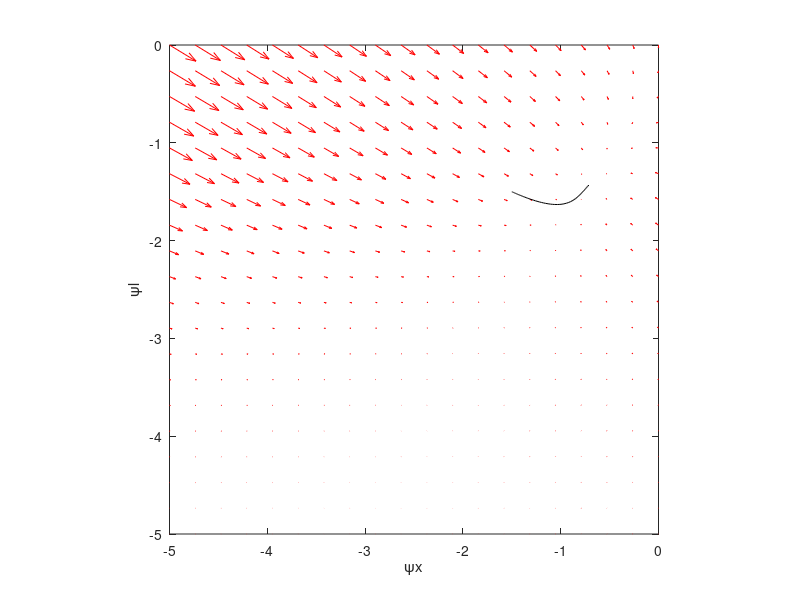

MATLAB code to generate this figure: (Note: this script raises an error after producing the figure.)
clear all; close all; clc

% senarios:
% safe plant(psi50x>psi50s):psi50x=-2;psi50s=-1.5;d=0.01,0.04;psir=0,-1;
% unsafe plant(psi50x<psi50s):psi50x=-1.5;psi50s=-2;d=0.01,0.015,0.02;psir=0,-1;

% parameters setting
gxm=0.0086;gsm=0.47;psi50x=-2;psi50s=-1.5;d=0.04;psir=0;
% ODEs for dynamic system
f=@(t,y)[2*gxm.*(1+(y(2)./psi50x).^5).^(-1).*(psir-2*y(1)+y(2));
    2*gxm.*(1+(y(2)./psi50x).^5).^(-1).*(y(1)-y(2))-gsm.*(1+(y(2)./psi50s).^5).^(-1).*d];

% plot vector field
y1=linspace(-5,0,20);
y2=linspace(-5,0,20);
[x,y]=meshgrid(y1,y2);
u=zeros(size(x));
v=zeros(size(y));

t=0;
for i = 1:numel(x)
    Yprime = f(t,[x(i); y(i)]);
    u(i) = Yprime(1);
    v(i) = Yprime(2);
end
figure
quiver(x,y,u,v,'r'); 
hold on

xlabel('\psix')
ylabel('\psil')
axis tight equal;

% plot one solution solved by numerical method
[ts,ys]=ode45(f,[0,5000],[-1.5;-1.5]);
plot(ys(:,1),ys(:,2),'k')
xlim([-5.0 0])
ylim([-5.0 0])

% plot two nullclines
nullclinex=@(psix,psil)psir-2*psix+psil;
nullclinel=@(psix,psil)2*gxm.*(1+(psil./psi50x).^5).^(-1).*(psix-psil)-gsm.*(1+(psil./psi50s).^5).^(-1).*d;
fimplicit(nullclinex,[-5 0 -5 0],'--b','LineWidth',1.5)
fimplicit(nullclinel,[-5 0 -5 0],'g','LineWidth',1.5)
hold off

% the second plot: how evaporation and leaf water supply change with leaf
% water potential
psil=linspace(-5,0);
e=gsm.*(1+(psil./psi50s).^5).^(-1).*d;
exl=2*gxm.*(1+(psil./psi50x).^5).^(-1).*(psir-psil)*0.5;
figure
plot(psil,e,'--b',psil,exl,'-r')
xlabel('\psil')
ylabel('Fluxes')
